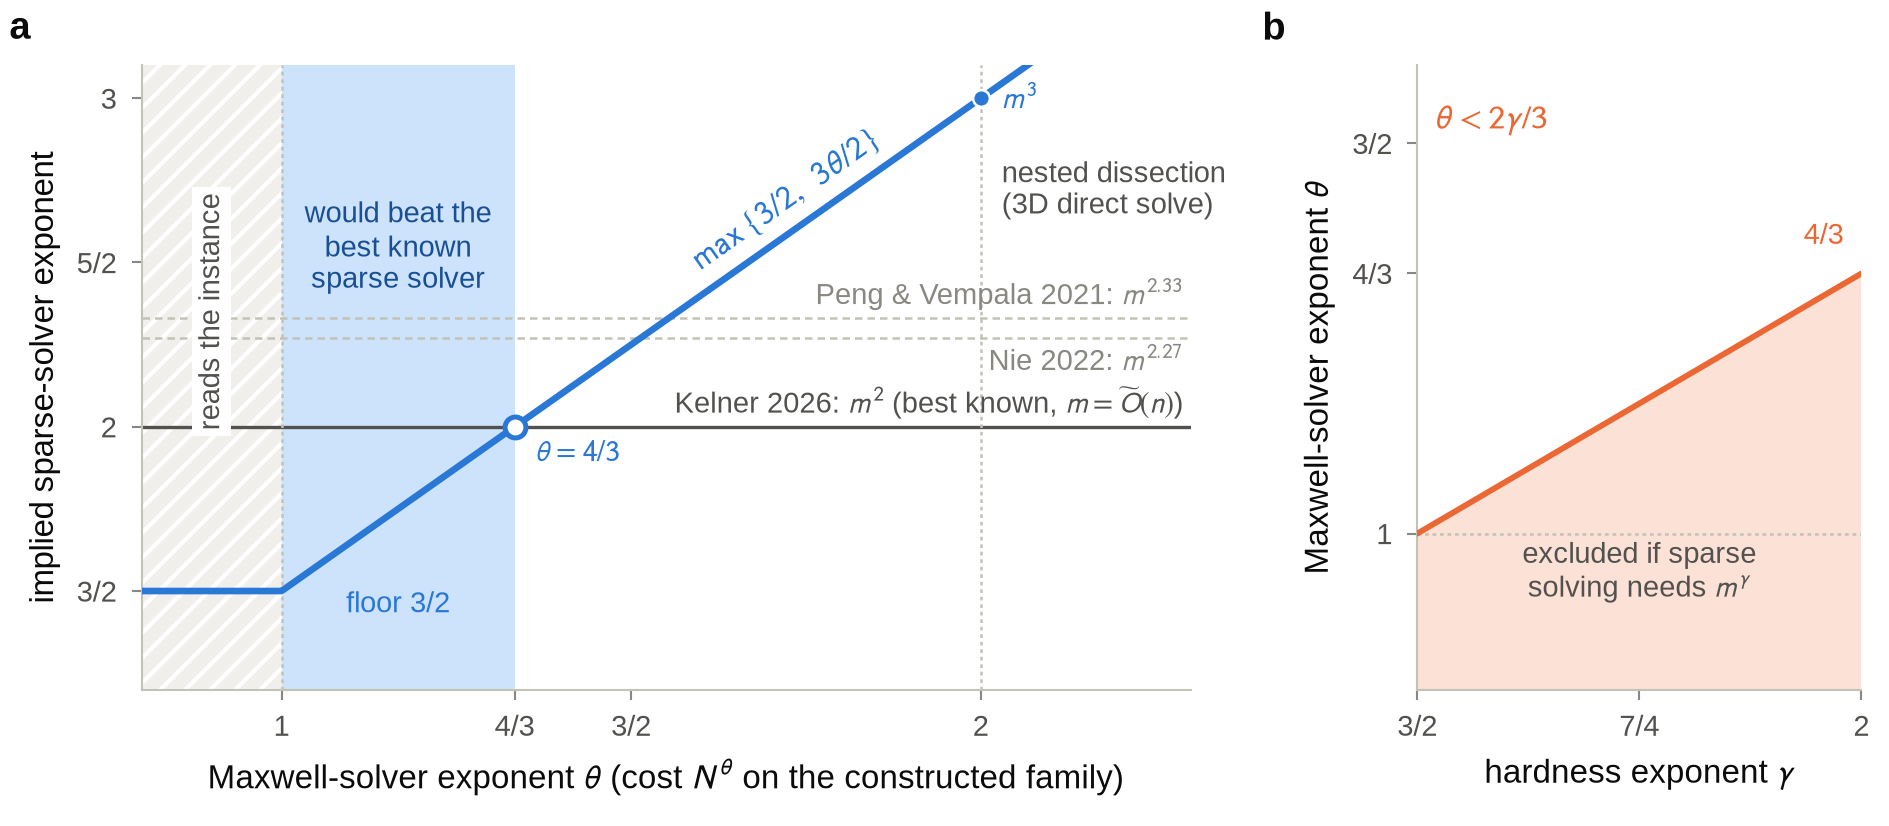

Reproduce this figure in Python.
#!/usr/bin/env -S uv run --script
# /// script
# requires-python = ">=3.11"
# dependencies = ["matplotlib>=3.9,<4", "numpy>=2,<3"]
# ///
"""Figure 3: what a uniform Maxwell solver would imply for sparse linear solving.

a: the implied sparse-solver exponent max{3/2, 3 theta/2} against the Maxwell-solver exponent
   theta on the constructed family, with known sparse-solver upper bounds and grid-solver
   reference exponents.
b: the conditional exclusion theta < 2 gamma / 3 under a hardness exponent gamma in (3/2, 2].

Reference exponents (see NOTES.md): m = O~(n), polynomial condition number.
  2        Kelner 2026 (arXiv:2609.38101), O~(mn log(kappa/eps)) bit operations: best known
  2.2716   Nie, STOC 2022: O~(n^{(3w-4)/(w-1)}) with w < 2.37286 (superseded)
  2.3316   Peng & Vempala, SODA 2021 / J. ACM 2025: O(n^{(5w-4)/(w+1)}) with w < 2.372864 (superseded)
  (conjugate gradients in exact arithmetic, O(mn), is a Real-RAM bound and is not drawn)
  theta=2  nested dissection on 3D grids (George 1973; Lipton, Rose, Tarjan 1979)
  theta=1  reading the N-cell instance
Run: uv run --script fig3_consequence.py
"""
from __future__ import annotations

import sys
from pathlib import Path

import matplotlib
matplotlib.use("Agg")
import matplotlib.pyplot as plt
import numpy as np
from matplotlib.patches import Polygon

sys.dont_write_bytecode = True
sys.path.insert(0, str(Path(__file__).resolve().parent))
import figstyle as st

HERE = Path(__file__).resolve().parent
OMEGA = 2.372864
PV = (5 * OMEGA - 4) / (OMEGA + 1)       # 2.331645
NIE = (3 * OMEGA - 4) / (OMEGA - 1)      # 2.27160
BEST = 2.0


def slope_angle(ax, x0, y0, x1, y1):
    p0 = ax.transData.transform((x0, y0)); p1 = ax.transData.transform((x1, y1))
    return np.degrees(np.arctan2(p1[1] - p0[1], p1[0] - p0[0]))


def draw():
    st.apply()
    fig = plt.figure(figsize=(st.WIDTH_MM * st.MM, 70 * st.MM))
    axa = fig.add_axes([0.075, 0.165, 0.555, 0.755])
    axb = fig.add_axes([0.75, 0.165, 0.235, 0.755])
    st.panel_label(fig, "a", 0.005, 0.985)
    st.panel_label(fig, "b", 0.668, 0.985)

    # ---------------------------------------------------------------- a
    th = np.linspace(0.8, 2.3, 400)
    implied = np.maximum(1.5, 1.5 * th)
    theta_cross = BEST / 1.5                                   # 4/3
    axa.set_xlim(0.8, 2.3); axa.set_ylim(1.2, 3.1)
    axa.axvspan(1.0, theta_cross, facecolor=st.BLUE_100, lw=0, zorder=0)
    axa.axvspan(0.8, 1.0, facecolor=st.GRAY_WASH, edgecolor="white", hatch="////", lw=0, zorder=0)
    axa.axhline(BEST, color=st.INK2, lw=0.8, zorder=1)
    axa.text(2.29, BEST + 0.02, r"Kelner 2026: $m^{2}$ (best known, $m = \widetilde O(n)$)", fontsize=7,
             color=st.INK2, ha="right", va="bottom", zorder=6)
    axa.axhline(NIE, color=st.AXIS, lw=0.6, ls=(0, (3, 2)), zorder=1)
    axa.text(2.29, NIE - 0.02, f"Nie 2022: $m^{{{NIE:.2f}}}$", fontsize=7, color=st.MUTED, ha="right", va="top", zorder=6)
    axa.axhline(PV, color=st.AXIS, lw=0.6, ls=(0, (3, 2)), zorder=1)
    axa.text(2.29, PV + 0.02, f"Peng & Vempala 2021: $m^{{{PV:.2f}}}$", fontsize=7, color=st.MUTED, ha="right", va="bottom", zorder=6)
    axa.axvline(1.0, color=st.AXIS, lw=0.6, ls=(0, (1.5, 1.5)), zorder=1)
    axa.axvline(2.0, color=st.AXIS, lw=0.6, ls=(0, (1.5, 1.5)), zorder=1)
    axa.text(0.9, 2.35, "reads the instance", fontsize=7, color=st.INK2, ha="center", va="center", rotation=90, zorder=6,
             bbox=dict(facecolor="white", edgecolor="none", pad=1.5))
    axa.text(2.03, 2.62, "nested dissection\n(3D direct solve)", fontsize=7, color=st.INK2, ha="left", va="bottom",
             zorder=6, linespacing=1.25)
    axa.plot(th, implied, color=st.BLUE, lw=1.6, zorder=4)
    axa.plot([theta_cross], [BEST], marker="o", ms=5, mfc="white", mec=st.BLUE, mew=1.2, zorder=5)
    axa.plot([2.0], [3.0], marker="o", ms=4, mfc=st.BLUE, mec="white", mew=0.6, zorder=5)
    axa.text(theta_cross + 0.03, BEST - 0.04, r"$\theta = 4/3$", fontsize=7, color=st.BLUE, ha="left", va="top")
    axa.text(2.03, 3.0, r"$m^{3}$", fontsize=7, color=st.BLUE, ha="left", va="center")
    ang = slope_angle(axa, 1.6, 2.4, 1.8, 2.7)
    axa.text(1.735, 1.5 * 1.735 + 0.05, r"$\max\{3/2,\ 3\theta/2\}$", fontsize=8, color=st.BLUE,
             ha="center", va="bottom", rotation=ang, rotation_mode="anchor")
    axa.text(1.0 + 0.5 * (theta_cross - 1.0), 1.5, "floor 3/2", fontsize=7, color=st.BLUE, ha="center", va="top")
    axa.text(1.0 + 0.5 * (theta_cross - 1.0), 2.55, "would beat the\nbest known\nsparse solver", fontsize=7,
             color=st.BLUE_600, ha="center", va="center", linespacing=1.25)
    axa.set_xticks([1, 4 / 3, 1.5, 2])
    axa.set_xticklabels(["1", "4/3", "3/2", "2"])
    axa.set_yticks([1.5, 2, 2.5, 3]); axa.set_yticklabels(["3/2", "2", "5/2", "3"])
    axa.set_xlabel(r"Maxwell-solver exponent $\theta$ (cost $N^{\theta}$ on the constructed family)")
    axa.set_ylabel("implied sparse-solver exponent")

    # ---------------------------------------------------------------- b
    g = np.linspace(1.5, 2.0, 50)
    axb.add_patch(Polygon([(1.5, 0.8), (2.0, 0.8), (2.0, 4 / 3), (1.5, 1.0)], closed=True,
                          facecolor=st.ORANGE_WASH, edgecolor="none", zorder=0))
    axb.plot(g, 2 * g / 3, color=st.ORANGE, lw=1.4, zorder=3)
    axb.axhline(1.0, color=st.AXIS, lw=0.6, ls=(0, (1.5, 1.5)), zorder=1)
    axb.text(1.75, 0.95, "excluded if sparse\nsolving needs $m^{\\gamma}$", fontsize=7, color=st.INK2,
             ha="center", va="center", linespacing=1.25)
    axb.text(1.52, 1.55, r"$\theta < 2\gamma/3$", fontsize=8, color=st.ORANGE, ha="left", va="top")
    axb.text(1.98, 4 / 3 + 0.03, "4/3", fontsize=7, color=st.ORANGE, ha="right", va="bottom")
    axb.set_xlim(1.5, 2.0); axb.set_ylim(0.8, 1.6)
    axb.set_xticks([1.5, 1.75, 2.0]); axb.set_xticklabels(["3/2", "7/4", "2"])
    axb.set_yticks([1.0, 4 / 3, 1.5]); axb.set_yticklabels(["1", "4/3", "3/2"])
    axb.set_xlabel(r"hardness exponent $\gamma$")
    axb.set_ylabel(r"Maxwell-solver exponent $\theta$")

    st.save(fig, HERE / "fig3_consequence", {"Title": "Exponent transfer from Maxwell solvers to sparse solvers"})
    plt.close(fig)


if __name__ == "__main__":
    draw()
    print(f"PV={PV:.6f} NIE={NIE:.6f}")
